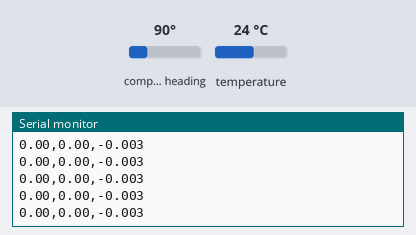
This sketch was run on a simulated Arduino Uno, built with avr-gcc and run on an emulated ATmega328P. On the bench: the last lines printed to the serial monitor. The test bench sets the inputs (shaded band); at power-on: compass heading 90°, temperature 24 °C.

Above: at 2.2 s.
2.3 s: compass heading set to 7°
At 2.33 s:
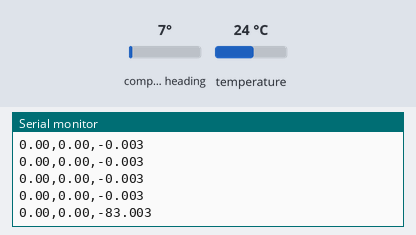
3.8 s: compass heading set to 180°
At 3.86 s:
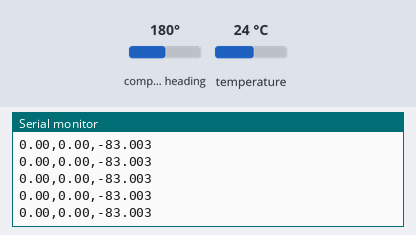
Timing chart, 0 to 6.8 s (numbered marks = the images above; inputs shaded):
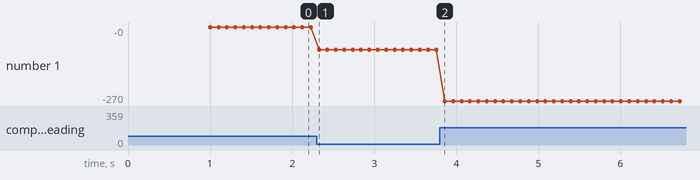

Measured:
- after the input at 2.3 s, the serial monitor: prints a new line at once (image 1)
- plotted number 1: -0 → -83 after the input at 2.3 s, -83 → -270 after the input at 3.8 s

The sketch:

IMUtest.ino
```cpp
#include <Adafruit_Sensor.h>
#include <Adafruit_BNO055.h>
#include <utility/imumaths.h>
#include <math.h>


#define BNO055_SAMPLERATE_DELAY_MS (100)

Adafruit_BNO055 myIMU = Adafruit_BNO055();
float pi = 3.14159265359;

void setup() {
  // put your setup code here, to run once:
Serial.begin(115200);
myIMU.begin();
delay(1000);
int8_t temp=myIMU.getTemp();
myIMU.setExtCrystalUse(true);
}

void loop() {
  // put your main code here, to run repeatedly:
uint8_t system, gyro, accel, mg = 0;
myIMU.getCalibration(&system, &gyro, &accel, &mg);

imu::Quaternion quat=myIMU.getQuat();

float q0 = quat.w();
float q1 = quat.x();
float q2 = quat.y();
float q3 = quat.z();


float roll=atan2(2*(q0*q1+q2*q3),1-2*(q1*q1+q2*q2));
float pitch=asin(2*(q0*q2-q3*q1));
float yaw=-atan2(2*(q0*q3+q1*q2),1-2*(q2*q2+q3*q3))-(pi/2);
roll=roll/(2*3.141592654)*360;
pitch=pitch/(2*3.141592654)*360;
yaw=yaw/(2*3.141592654)*360;

Serial.print(roll);
Serial.print(",");
Serial.print(pitch);
Serial.print(",");
Serial.print(yaw);
Serial.println(system);

delay(BNO055_SAMPLERATE_DELAY_MS);
}
```
